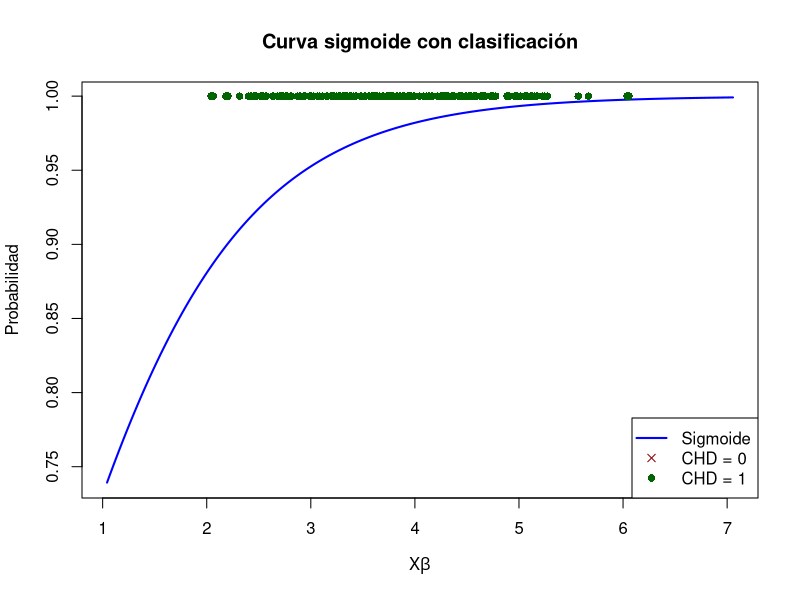

Here is the R script that generated this plot: (Note: this script raises an error after producing the figure.)

# Simulación de datos para enfermedad cardíaca (CHD)
set.seed(123)
n <- 200
AGE <- rnorm(n, mean = 55, sd = 10)
CHOL <- rnorm(n, mean = 220, sd = 30)
SMOKING <- rbinom(n, 1, prob = 0.4)

# Simulación del resultado binario CHD
lin_pred <- -6 + 0.05 * AGE + 0.03 * CHOL + 1.5 * SMOKING
prob_CHD <- 1 / (1 + exp(-lin_pred))
CHD <- rbinom(n, 1, prob_CHD)

data_chd <- data.frame(AGE, CHOL, SMOKING, CHD)

# Ajuste del modelo logístico
modelo_chd <- glm(CHD ~ AGE + CHOL + SMOKING, data = data_chd, family = binomial)

# Predicción del valor lineal y la probabilidad
xbeta <- predict(modelo_chd, type = "link")
probabilidades <- predict(modelo_chd, type = "response")

# Gráfica de la sigmoide con clasificación de puntos
x_vals <- seq(min(xbeta) - 1, max(xbeta) + 1, length.out = 500)
y_vals <- 1 / (1 + exp(-x_vals))

# Plot
plot(x_vals, y_vals, type = "l", lwd = 2, col = "blue",
     xlab = expression(X*beta), ylab = "Probabilidad", main = "Curva sigmoide con clasificación")
abline(h = 0.5, lty = 2, col = "red")
abline(v = 0, lty = 2, col = "gray")

# Puntos observados
points(xbeta[data_chd$CHD == 0], data_chd$CHD[data_chd$CHD == 0], col = "darkred", pch = 4)
points(xbeta[data_chd$CHD == 1], data_chd$CHD[data_chd$CHD == 1], col = "darkgreen", pch = 16)

# Leyenda
legend("bottomright", legend = c("Sigmoide", "CHD = 0", "CHD = 1"),
       col = c("blue", "darkred", "darkgreen"), pch = c(NA, 4, 16), lty = c(1, NA, NA), lwd = c(2, NA, NA))


# --------------------------------------------------
# Métricas de evaluación del modelo
# --------------------------------------------------

# Convertir probabilidades a clases usando un umbral de 0.5
pred_clase <- ifelse(probabilidades >= 0.5, 1, 0)

# Matriz de confusión
conf_matrix <- table(Predicho = pred_clase, Real = datos$CHD)
print("Matriz de confusión:")
print(conf_matrix)

# Cálculo de sensibilidad, especificidad, precisión y exactitud
TP <- conf_matrix[2, 2]
TN <- conf_matrix[1, 1]
FP <- conf_matrix[2, 1]
FN <- conf_matrix[1, 2]

sensibilidad <- TP / (TP + FN)
especificidad <- TN / (TN + FP)
precision <- TP / (TP + FP)
exactitud <- (TP + TN) / sum(conf_matrix)

cat("\nSensibilidad:", sensibilidad, 
    "\nEspecificidad:", especificidad, 
    "\nPrecisión:", precision,
    "\nExactitud:", exactitud, "\n")
